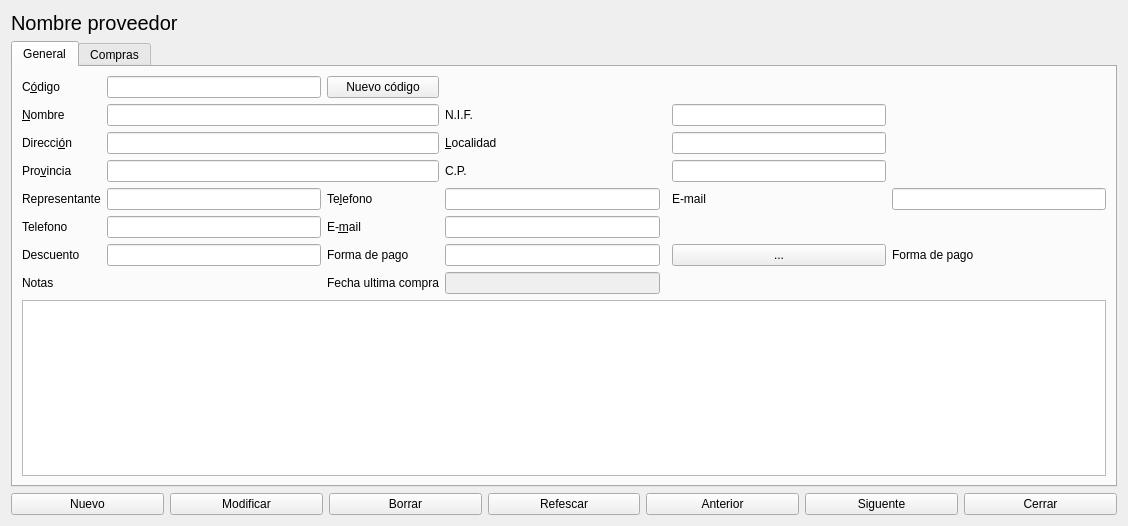
<?xml version="1.0" encoding="UTF-8"?>
<ui version="4.0">
 <class>Proveedores</class>
 <widget class="QDialog" name="Proveedores">
  <property name="geometry">
   <rect>
    <x>0</x>
    <y>0</y>
    <width>1128</width>
    <height>526</height>
   </rect>
  </property>
  <property name="windowTitle">
   <string>Proveedores</string>
  </property>
  <layout class="QGridLayout" name="gridLayout_2">
   <item row="0" column="1">
    <widget class="QLabel" name="labelNombre">
     <property name="font">
      <font>
       <pointsize>15</pointsize>
      </font>
     </property>
     <property name="text">
      <string>Nombre proveedor</string>
     </property>
    </widget>
   </item>
   <item row="2" column="1">
    <widget class="QTabWidget" name="tabWidget">
     <property name="currentIndex">
      <number>0</number>
     </property>
     <widget class="QWidget" name="tab">
      <attribute name="title">
       <string>General</string>
      </attribute>
      <layout class="QGridLayout" name="gridLayout">
       <item row="0" column="0">
        <layout class="QGridLayout" name="General">
         <item row="7" column="0">
          <widget class="QLabel" name="label_13">
           <property name="text">
            <string>Notas</string>
           </property>
          </widget>
         </item>
         <item row="4" column="5">
          <widget class="QLabel" name="label_11">
           <property name="text">
            <string>E-mail</string>
           </property>
           <property name="buddy">
            <cstring>lineEditMailR</cstring>
           </property>
          </widget>
         </item>
         <item row="6" column="1">
          <widget class="QLineEdit" name="lineEditDescuento"/>
         </item>
         <item row="5" column="2">
          <widget class="QLabel" name="label_9">
           <property name="text">
            <string>E-&amp;mail</string>
           </property>
           <property name="buddy">
            <cstring>lineEditMail</cstring>
           </property>
          </widget>
         </item>
         <item row="2" column="0">
          <widget class="QLabel" name="label_3">
           <property name="text">
            <string>Direcci&amp;ón</string>
           </property>
           <property name="buddy">
            <cstring>lineEditDireccion</cstring>
           </property>
          </widget>
         </item>
         <item row="1" column="0">
          <widget class="QLabel" name="label_2">
           <property name="text">
            <string>&amp;Nombre</string>
           </property>
           <property name="buddy">
            <cstring>lineEditNombre</cstring>
           </property>
          </widget>
         </item>
         <item row="0" column="0">
          <widget class="QLabel" name="label">
           <property name="text">
            <string>C&amp;ódigo</string>
           </property>
           <property name="buddy">
            <cstring>lineEditCod</cstring>
           </property>
          </widget>
         </item>
         <item row="5" column="1">
          <widget class="QLineEdit" name="lineEditTelefono"/>
         </item>
         <item row="4" column="6">
          <widget class="QLineEdit" name="lineEditMailR"/>
         </item>
         <item row="6" column="0">
          <widget class="QLabel" name="label_12">
           <property name="text">
            <string>Descuento</string>
           </property>
           <property name="buddy">
            <cstring>lineEditDescuento</cstring>
           </property>
          </widget>
         </item>
         <item row="4" column="1">
          <widget class="QLineEdit" name="lineEditRepresentante"/>
         </item>
         <item row="4" column="2">
          <widget class="QLabel" name="label_10">
           <property name="text">
            <string>Te&amp;lefono</string>
           </property>
           <property name="buddy">
            <cstring>lineEditTelefono</cstring>
           </property>
          </widget>
         </item>
         <item row="5" column="0">
          <widget class="QLabel" name="label_8">
           <property name="text">
            <string>Telefono</string>
           </property>
           <property name="buddy">
            <cstring>lineEditTelefonoR</cstring>
           </property>
          </widget>
         </item>
         <item row="6" column="6">
          <widget class="QLabel" name="labelFPago">
           <property name="text">
            <string>Forma de pago</string>
           </property>
          </widget>
         </item>
         <item row="4" column="0">
          <widget class="QLabel" name="label_7">
           <property name="text">
            <string>Representante</string>
           </property>
           <property name="buddy">
            <cstring>lineEditRepresentante</cstring>
           </property>
          </widget>
         </item>
         <item row="8" column="0" colspan="7">
          <widget class="QPlainTextEdit" name="plainTextEdit"/>
         </item>
         <item row="6" column="2">
          <widget class="QLabel" name="label_15">
           <property name="text">
            <string>Forma de pago</string>
           </property>
           <property name="buddy">
            <cstring>lineEditFormaPago</cstring>
           </property>
          </widget>
         </item>
         <item row="7" column="2">
          <widget class="QLabel" name="label_14">
           <property name="text">
            <string>Fecha ultima compra</string>
           </property>
          </widget>
         </item>
         <item row="3" column="1" colspan="2">
          <widget class="QLineEdit" name="lineEditProvincia"/>
         </item>
         <item row="3" column="0">
          <widget class="QLabel" name="label_5">
           <property name="text">
            <string>Pro&amp;vincia</string>
           </property>
           <property name="buddy">
            <cstring>lineEditProvincia</cstring>
           </property>
          </widget>
         </item>
         <item row="2" column="1" colspan="2">
          <widget class="QLineEdit" name="lineEditDireccion"/>
         </item>
         <item row="2" column="3">
          <widget class="QLabel" name="label_4">
           <property name="text">
            <string>&amp;Localidad</string>
           </property>
           <property name="buddy">
            <cstring>lineEditLocalidad</cstring>
           </property>
          </widget>
         </item>
         <item row="4" column="3">
          <widget class="QLineEdit" name="lineEditTelefonoR"/>
         </item>
         <item row="5" column="3">
          <widget class="QLineEdit" name="lineEditMail"/>
         </item>
         <item row="7" column="3">
          <widget class="QLineEdit" name="lineEditFechaUltimaCompra">
           <property name="enabled">
            <bool>false</bool>
           </property>
          </widget>
         </item>
         <item row="0" column="1">
          <widget class="QLineEdit" name="lineEditCod"/>
         </item>
         <item row="1" column="1" colspan="2">
          <widget class="QLineEdit" name="lineEditNombre"/>
         </item>
         <item row="3" column="3">
          <widget class="QLabel" name="label_6">
           <property name="text">
            <string>C.P.</string>
           </property>
           <property name="buddy">
            <cstring>lineEditCP</cstring>
           </property>
          </widget>
         </item>
         <item row="2" column="5">
          <widget class="QLineEdit" name="lineEditLocalidad"/>
         </item>
         <item row="3" column="5">
          <widget class="QLineEdit" name="lineEditCP"/>
         </item>
         <item row="6" column="3">
          <widget class="QLineEdit" name="lineEditFormaPago"/>
         </item>
         <item row="6" column="5">
          <widget class="QPushButton" name="pushButtonFPago">
           <property name="text">
            <string>...</string>
           </property>
           <property name="autoDefault">
            <bool>false</bool>
           </property>
          </widget>
         </item>
         <item row="1" column="3">
          <widget class="QLabel" name="label_16">
           <property name="text">
            <string>N.I.F.</string>
           </property>
          </widget>
         </item>
         <item row="1" column="5">
          <widget class="QLineEdit" name="lineEditNIF"/>
         </item>
         <item row="0" column="2">
          <widget class="QPushButton" name="pushButton">
           <property name="text">
            <string>Nuevo código</string>
           </property>
           <property name="autoDefault">
            <bool>false</bool>
           </property>
          </widget>
         </item>
        </layout>
       </item>
      </layout>
     </widget>
     <widget class="QWidget" name="Compras">
      <attribute name="title">
       <string>Compras</string>
      </attribute>
      <layout class="QGridLayout" name="gridLayout_3">
       <item row="0" column="0">
        <widget class="QGroupBox" name="groupBox">
         <property name="title">
          <string>Ver por:</string>
         </property>
         <layout class="QHBoxLayout" name="horizontalLayout_2">
          <item>
           <widget class="QRadioButton" name="radioButtonComprasFacturas">
            <property name="text">
             <string>Facturas</string>
            </property>
           </widget>
          </item>
          <item>
           <widget class="QRadioButton" name="radioButtonComprasMeses">
            <property name="text">
             <string>&amp;Meses</string>
            </property>
            <property name="checked">
             <bool>true</bool>
            </property>
           </widget>
          </item>
          <item>
           <widget class="QRadioButton" name="radioButtonComprasAnos">
            <property name="text">
             <string>A&amp;ños</string>
            </property>
           </widget>
          </item>
         </layout>
        </widget>
       </item>
       <item row="1" column="0">
        <widget class="QTableView" name="tableViewCompras"/>
       </item>
      </layout>
     </widget>
    </widget>
   </item>
   <item row="3" column="1">
    <layout class="QHBoxLayout" name="horizontalLayout">
     <item>
      <widget class="QPushButton" name="pushButtonNuevo">
       <property name="text">
        <string>Nuevo</string>
       </property>
       <property name="autoDefault">
        <bool>false</bool>
       </property>
      </widget>
     </item>
     <item>
      <widget class="QPushButton" name="pushButtonModificar">
       <property name="text">
        <string>Modificar</string>
       </property>
       <property name="autoDefault">
        <bool>false</bool>
       </property>
      </widget>
     </item>
     <item>
      <widget class="QPushButton" name="pushButtonBorrar">
       <property name="text">
        <string>Borrar</string>
       </property>
       <property name="autoDefault">
        <bool>false</bool>
       </property>
      </widget>
     </item>
     <item>
      <widget class="QPushButton" name="pushButtonRefrescar">
       <property name="text">
        <string>Refescar</string>
       </property>
       <property name="autoDefault">
        <bool>false</bool>
       </property>
      </widget>
     </item>
     <item>
      <widget class="QPushButton" name="pushButtonAnterior">
       <property name="text">
        <string>Anterior</string>
       </property>
       <property name="autoDefault">
        <bool>false</bool>
       </property>
      </widget>
     </item>
     <item>
      <widget class="QPushButton" name="pushButtonSiguiente">
       <property name="text">
        <string>Siguente</string>
       </property>
       <property name="autoDefault">
        <bool>false</bool>
       </property>
      </widget>
     </item>
     <item>
      <widget class="QPushButton" name="pushButtonCerrar">
       <property name="text">
        <string>Cerrar</string>
       </property>
       <property name="autoDefault">
        <bool>false</bool>
       </property>
      </widget>
     </item>
    </layout>
   </item>
  </layout>
 </widget>
 <tabstops>
  <tabstop>lineEditCod</tabstop>
  <tabstop>lineEditNombre</tabstop>
  <tabstop>lineEditNIF</tabstop>
  <tabstop>lineEditDireccion</tabstop>
  <tabstop>lineEditLocalidad</tabstop>
  <tabstop>lineEditProvincia</tabstop>
  <tabstop>lineEditCP</tabstop>
  <tabstop>lineEditRepresentante</tabstop>
  <tabstop>lineEditTelefonoR</tabstop>
  <tabstop>lineEditMailR</tabstop>
  <tabstop>lineEditTelefono</tabstop>
  <tabstop>lineEditMail</tabstop>
  <tabstop>lineEditDescuento</tabstop>
  <tabstop>lineEditFormaPago</tabstop>
  <tabstop>pushButtonFPago</tabstop>
  <tabstop>plainTextEdit</tabstop>
  <tabstop>pushButtonNuevo</tabstop>
  <tabstop>pushButtonModificar</tabstop>
  <tabstop>pushButtonBorrar</tabstop>
  <tabstop>pushButtonRefrescar</tabstop>
  <tabstop>pushButtonAnterior</tabstop>
  <tabstop>pushButtonSiguiente</tabstop>
  <tabstop>pushButtonCerrar</tabstop>
  <tabstop>lineEditFechaUltimaCompra</tabstop>
 </tabstops>
 <resources/>
 <connections>
  <connection>
   <sender>pushButtonCerrar</sender>
   <signal>clicked()</signal>
   <receiver>Proveedores</receiver>
   <slot>close()</slot>
   <hints>
    <hint type="sourcelabel">
     <x>916</x>
     <y>495</y>
    </hint>
    <hint type="destinationlabel">
     <x>961</x>
     <y>268</y>
    </hint>
   </hints>
  </connection>
 </connections>
</ui>
